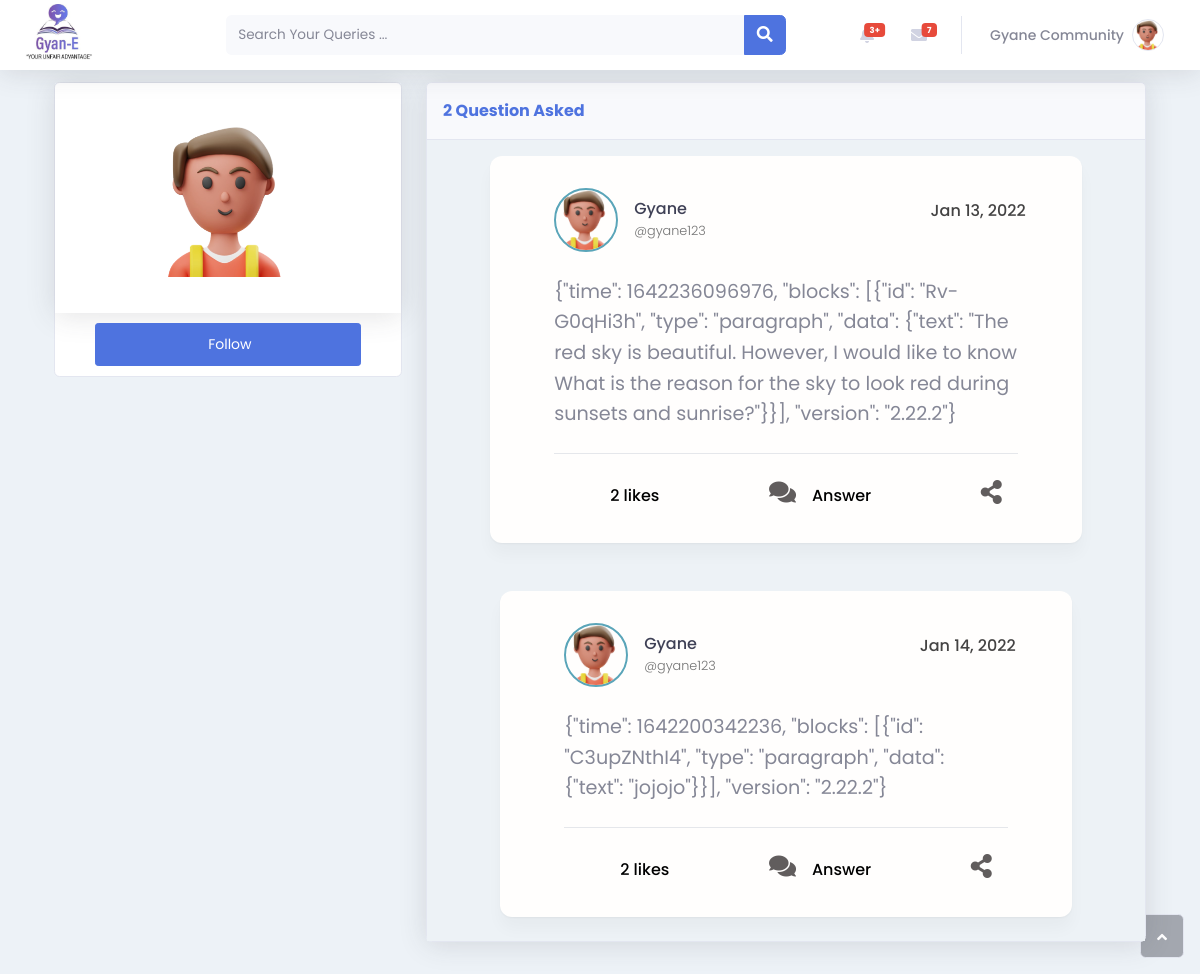
/profile/gyane123/, run on an earlier commit of the app's database.
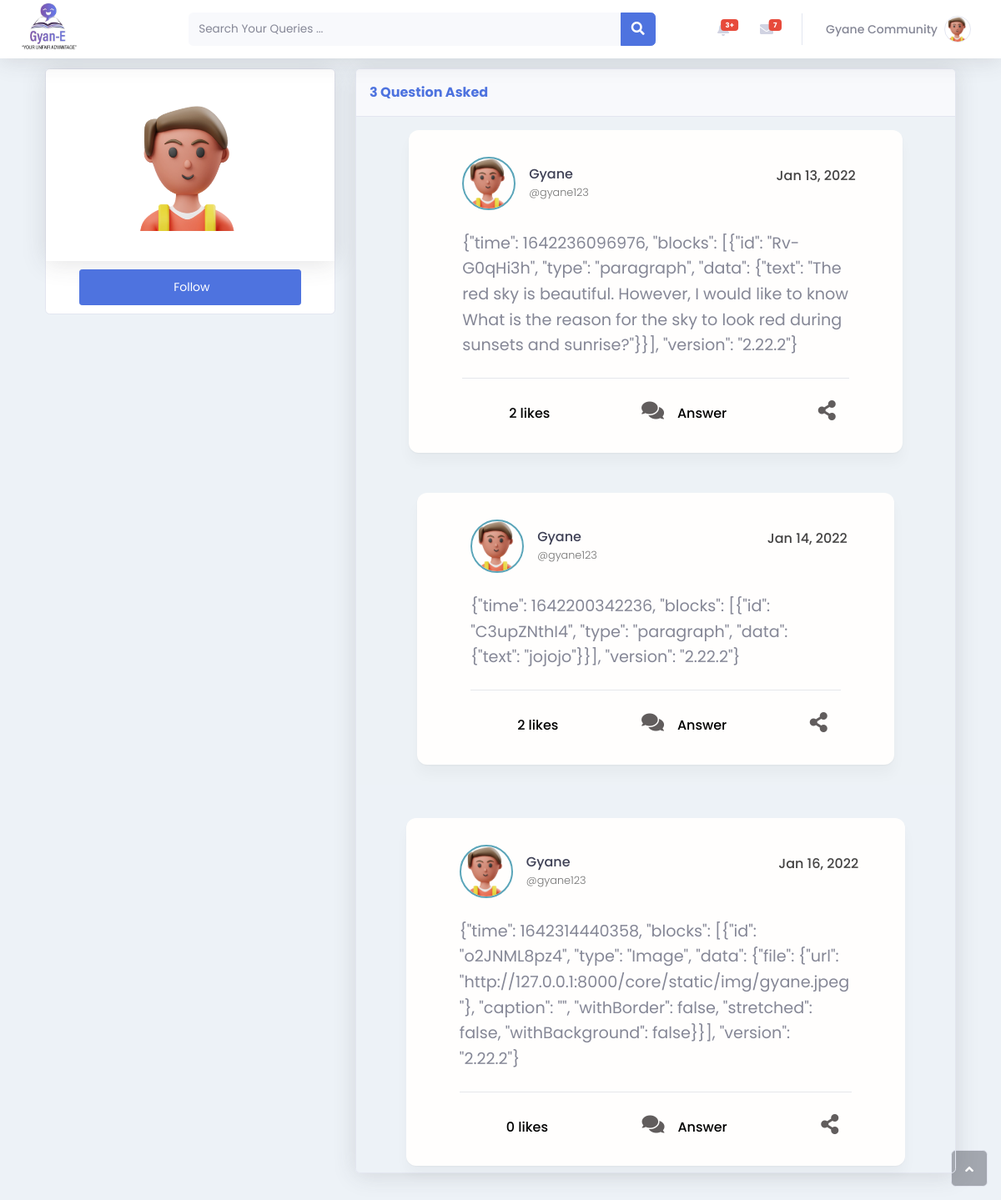
And on a later commit of the database.
### core/models.py (models this page shows, shortened)
class Question(models.Model):
    note_id = models.AutoField(primary_key=True)
    question =EditorJsJSONField(readOnly=False, autofocus=True, null=True)
    user = models.ForeignKey(User, on_delete=models.CASCADE)
    time_st = models.DateTimeField(auto_now_add=True)
    profile_pic = property(lambda self: self.user.profile.profile_pic)
    likes = models.ManyToManyField(User, related_name='likes', blank=True)
    views  = models.IntegerField(default=0)

### core/views.py (the view)
# urls.py: path('profile/<str:username>/', views.UserProfileView, name='profile'),
def UserProfileView(request, username):
    user = User.objects.get(username=username)
    profile = Profile.objects.get(user=user)
    quest = Question.objects.filter(user=user)
    ans = Comment.objects.filter(user=user)
    context = {
        'user': user,
        'profile': profile,
        'quest': quest,
        'ans': ans,
    }
    return render(request, 'core/profile.html', context)

### core/templates/core/profile.html (shortened to what the changed rows need)
<!DOCTYPE html>
<html>
<head>
    {% load static %}
    <link rel="stylesheet" href="https://pro.fontawesome.com/releases/v5.15.3/css/all.css"
>
    <link rel="stylesheet" href="{% static '/main.css' %}">
    <link rel="stylesheet" href="{% static '/bootstrap/css/bootstrap.min.css' %}">
    <link rel="stylesheet" href="{% static '/assets/fonts/fontawesome-all.min.css' %}">
    <link rel="stylesheet" href="//cdn.jsdelivr.net/npm/medium-editor@latest/dist/css/medium-editor.min.css"
        type="text/css" media="screen" charset="utf-8">
</head>
<body id="page-top">
    {% include 'core/navbar.html' %}
    <div class="container-fluid">
        <div class="container">
            <form action="" method="POST" enctype="multipart/form-data">
                <div class="row mb-3">
                    <div class="col-lg-8">
                        <div class="row">
                            <div class="col">
                                <div class="card shadow mb-3" style="background:content-box;">
                                    <div class="card-header py-3">
                                        <p class="text-primary m-0 fw-bold">{{ quest.count }} Question Asked</p>
                                    </div>
                                    <div class="card-body" style="background: #EDF2F6;">
                                        <div class="row">
                                            {% if quest.count %}
                                                {% for Question in quest %}
                                                    <div class="cards create-post container col-lg-10 col-sm-11" id="posts" style="border-radius: 12px;">
                                                        <div class="card__body" >
                                                            <div class="post-wrapper">
                                                                <div class="false">
                                                                    <div class="post-header-wrapper">
                                                                        <a class="author-box author-box--sm" href="{% url 'profile' Question.user.username %}">
                                                                            {% if Question.profile_pic.url %}
                                                                            <img class="avatar avatar--sm" src="{{ Question.profile_pic.url }}">
                                                                        {% else %}
                                                                            <img src="{% static 'img/defaultprofile_photo.png' %}" class="avatar avatar--sm"
                                                                            alt="">
                                                                        {% endif %}
                                                                            <div class="author-box__info">
                                                                                <p class="author-box__name">{{ Question.user.first_name }}</p><small
                                                                                    class="author-box__handle">@{{ Question.user }}</small>
                                                                            </div>
                                                                        </a>
                                                                        <div class="post--options">
                                                                            <div class="post__dropmenu">
                                                                                <div class="post-meta"><span style="margin-right: -0.5rem !important;margin-bottom: -0.3rem !important;font-size: 1rem;">{{ Question.time_st|date:"M d, Y" }}</span>
                                                                                </div>
                                                                            </div>
                                                                        </div>
                                                                    </div>
                                                                    <div class="post-contents">
                                                                        {% load editorjs %}
                                                                        <div class="post-body" id="post-bodyy">{{ Question.question| editorjs }}</div>
                                                                    </div>
                                                                    <div>
                                                                        <div class="post-actions-wrapper">
                                                                            <div class="action-wrapper">
                                                                                <span
                                                                                class="post-action-text"><a href="/viewnotes/{{ Question.note_id }}" style="color: black;">{{ Question.likes.count }} likes </a> </span>
                                                                            </div>
                                                                            <div class="action-wrapper">
                                                                                <a href="/viewnotes/{{ Question.note_id }}" style="color: #000;"><i
                                                                                        class="fas fa-comments"> </i><span
                                                                                        class="post-action-text answer-button">Answer</span></a>
                                                                            </div>
                                                                            <div class="sharee" id= "{{ Question.note_id }}">
                                                                                <div class="action-wrapper share" ><i class="fas fa-share-alt"></i></div>
                                                                            </div>
                                                                        </div>
                                                                    </div>
                                                                </div>
                                                            </div>
                                                        </div>
                                                    </div>
                                                </div>
                                                {% endfor %}
                                            {% endif %}
                                    </div>
                                </div>
                            </div>
                        </div>
                    </div>
                </div>
        </div>
</body>

What changed in the data, as far as the page shows it:
added Question: user.first_name "Gyane", user "gyane123", time_st "Jan 16, 2022", question|editorjs "{\"time\": 1642314440358, \"blocks\": [{\"id\": \"o2JNML8pz4\", \"type\": \"Image\", \"data\": {\"file\": {\"url\": \"http://127.0.0.1:8000/core/static/img/gyane.jpeg\"}, \"caption\": \"\", \"withBorder\": false, \"stretched\": false, \"withBackground\": false}}], \"version\": \"2.22.2\"}", likes.count "0"
Also different on the page:
{{ quest.count }}: "2" → "3"
